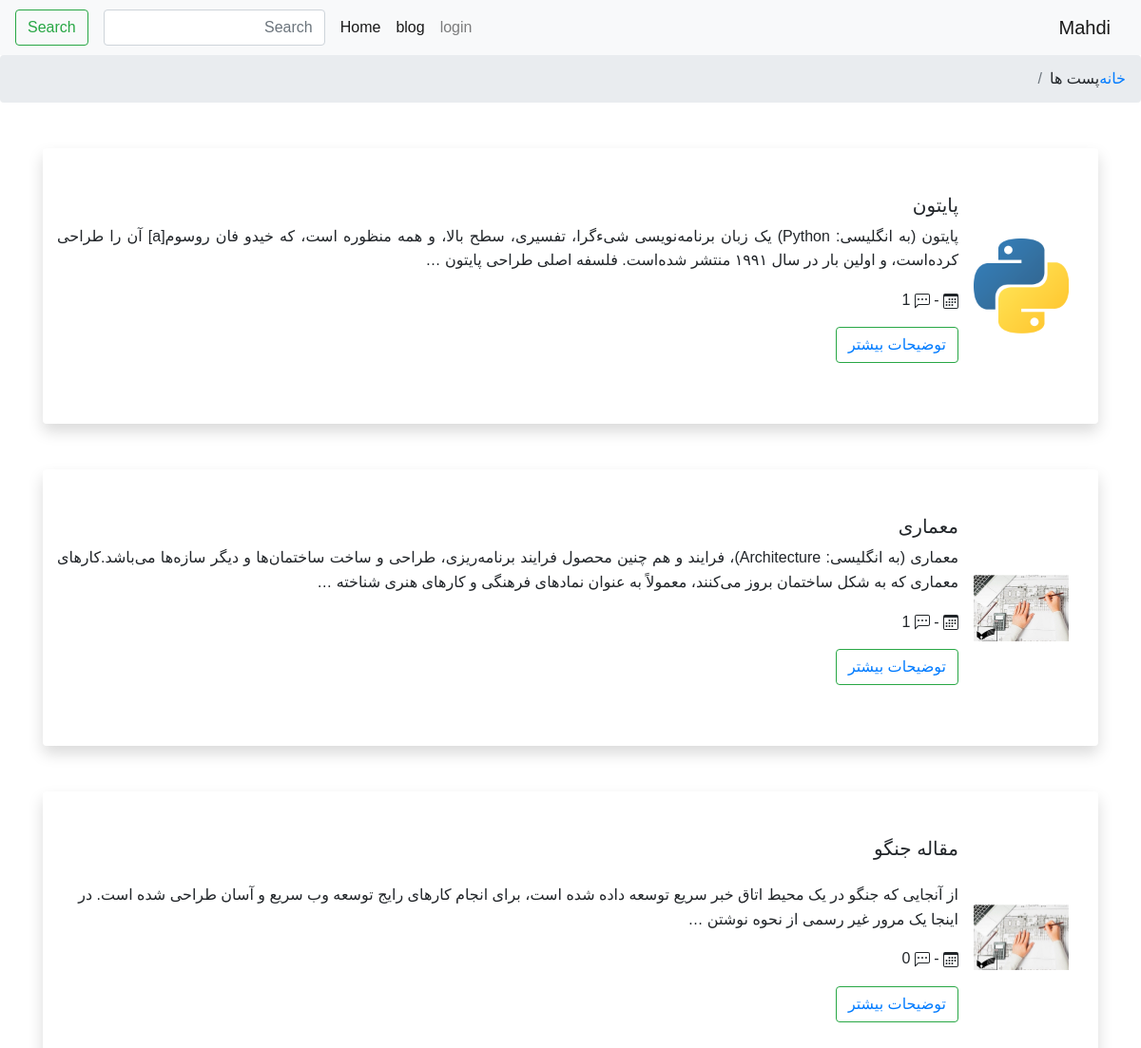
Page /all_post/ on the committed database.
### blog/models.py (models this page shows, shortened)
class Post(models.Model):
    slug = models.SlugField(verbose_name="پیوند یکتا", allow_unicode=True, null=True, blank=True)
    title = models.CharField(verbose_name="موضوع", max_length=25, unique=True)
    body = RichTextUploadingField(verbose_name="متن اصلی", null=True, blank=True)
    created = jmodels.jDateTimeField(verbose_name="تاریخ ثبت", auto_now_add=True)
    updated = jmodels.jDateTimeField(verbose_name="تاریخ بروزرسانی", auto_now=True)
    author = models.ForeignKey(Profile, verbose_name="نویسنده", on_delete=models.SET_NULL, null=True, blank=True, related_name='posts')
    image = models.ImageField(verbose_name="تصویر",null=True, blank=True, upload_to=get_image_path, validators=[image_size])
    status = models.BooleanField(verbose_name="منتشر شده", default=True)
    category = models.ForeignKey('Category', verbose_name="دسته بندی", on_delete=models.CASCADE, related_name='posts')
    tag = models.ManyToManyField('Tag', verbose_name="تگ", blank=True, related_name='posts')
    class Meta:
        verbose_name = ' پست'
        verbose_name_plural = ' پست ها'
    def get_image(self):
        if self.image:
            return mark_safe('<img src="{}" alt="{}" width="100" height="100">'.format(self.image.url, self.title))
        else:
            return mark_safe('<img src="https://upload.wikimedia.org/wikipedia/commons/thumb/6/65/No-Image-Placeholder.svg/1665px-No-Image-Placeholder.svg.png" width="100" height="100">')
    get_image.short_description = "عکس مربوط به پست"
    def get_date(self):
        return self.created.strftime('در ساعت %H:%m و درتاریخ %Y/%m/%d')
    get_date.short_description = 'ثبت شده در'
    def get_accept_comments_count(self):
        return self.comments.filter(status=0).count()

### blog/views.py (the view)
# urls.py: path("all_post/", views.all_post, name="all_post"),
def all_post(request):
    posts = Post.objects.all()
    context ={
        "posts":posts
    }
    return render(request, 'blog/all_posts.html', context)

### blog/templates/blog/all_posts.html (shortened to what this page needs)
{% extends 'base.html' %}
{% load static %}
{% load jformat %}
{% block css %}
<link rel="stylesheet" href="{% static 'css/base.css' %}">
{% endblock css %}
{% block breabcrumb %}
<li class="breadcrumb-item"><a href="/">خانه</a></li>
<li class="breadcrumb-item">پست ها</li>
{% endblock breabcrumb %}
{% block content %}
{% for post in posts %}
<div class="container shadow rounded mt-5">
<div class="media">
  <img src="{{post.image.url}}" class="mr-3 ml-3 my-auto" width="100" heigh="100" alt="...">
  <div class="media-body ml-0 my-5">
    <h5 class="mt-0 d-flex mr-0">{{post.title}}</h5>
    <p class="d-flex text-justify">{{post.body|truncatewords_html:35|safe}}</p>
    <p>
 {{post.created|jformat:"%Y/%m/%d"}} -
 {{post.get_accept_comments_count}}</p>
<p>
<button type="button" class="btn btn-outline-success"><a href="{% url 'blog:details' post.slug %}">توضیحات بیشتر</a></button>
</p>
  </div>
</div>
</div>
{% endfor %}
{% endblock content %}

### templates/base.html (shortened to what this page needs)
<!DOCTYPE html>
{% load static %}
<html lang="fa" dir="rtl">
<head>
    <link href="https://cdn.jsdelivr.net/gh/rastikerdar/vazir-font@v30.1.0/dist/font-face.css" rel="stylesheet" type="text/css" />
    <link rel="stylesheet" href="{% static 'css/base.css' %}">
    <link rel="stylesheet" href="https://cdn.jsdelivr.net/npm/bootstrap@4.6.1/dist/css/bootstrap.min.css">
    {% block css %}{% endblock css %}
</head>
<body>
    {% include 'navbar.html' %}
<nav aria-label="breadcrumb">
  <ol class="breadcrumb">
    {% block breabcrumb %}
    {% endblock breabcrumb %}
  </ol>
</nav>
    <div class="container mx-auto my-sm-5">
        {% block content %}{% endblock content%}
    </div>
</body>
</html>

### templates/navbar.html (shortened to what this page needs)
<nav class="navbar navbar-expand-lg navbar-light bg-light">
  <a class="navbar-brand" href="/">Mahdi</a>
  <div class="collapse navbar-collapse" id="navbarSupportedContent">
    <ul class="navbar-nav mr-auto">
    {% if request.user.is_authenticated %}
      {% if request.user.is_superuser %}
        <li class="nav-item">
          <a class="nav-link" target="_blank" href="{% url 'admin:index'%}">Admin</a>
        </li>
      {% endif %}
      <li class="nav-item">
        <a class="nav-link" href="{% url 'accounts:logout'%}">logout</a>
      </li>
      <li class="nav-item {% if request.path == '/accounts/profile/' %}active{% endif %}">
        <a class="nav-link" href="{% url 'accounts:profile'%}">Profile</a>
      </li>
      <li class="nav-item {% if request.path == '/all_post/' %}active{% endif %}">
        <a class="nav-link" href="{% url 'blog:all_post'%}">blog</a>
      </li>
      <li class="nav-item">
        <a class="nav-link" href="/">Home <span class="sr-only">(current)</span></a>
      </li>
    {% else %}
          <li class="nav-item">
        <a class="nav-link" href="{% url 'accounts:login'%}">login</a>
      </li>
      <li class="nav-item {% if request.path == '/all_post/' %}active{% endif %}">
        <a class="nav-link" href="{% url 'blog:all_post'%}">blog</a>
      </li>
      <li class="nav-item active {% if request.path == '/' %}active{% endif %}">
        <a class="nav-link" href="/">Home <span class="sr-only">(current)</span></a>
      </li>
    {% endif %}
    </ul>
    <form class="form-inline my-2 my-lg-0">
      <input class="form-control mr-sm-2" type="search" placeholder="Search" aria-label="Search">
      <button class="btn btn-outline-success mr-3 my-2 my-sm-0" type="submit">Search</button>
    </form>
  </div>
</nav>

### static/css/base.css (style rules this page uses)
body { direction: rtl; text-align: right !important; font-family: "Vazir"; line-height: 1.6; background: #fff; }
* { font-family: 'Vazir', sans-serif; }

### rows in the picture
Post: image (picture), title "پایتون", body "پایتون (به انگلیسی: Python) یک زبان برنامه‌نویسی شیءگرا، تفسیری، سطح بالا، و همه منظوره است، که خیدو فان روسوم[a] آن را طراحی کرده‌است، و اولین بار در سال ۱۹۹۱ منتشر شده‌است. فلسفه اصلی طراحی پایتون …", get_accept_comments_count "1"
Post: image (picture), title "معماری", body "معماری (به انگلیسی: Architecture)، فرایند و هم چنین محصول فرایند برنامه‌ریزی، طراحی و ساخت ساختمان‌ها و دیگر سازه‌ها می‌باشد.کارهای معماری که به شکل ساختمان بروز می‌کنند، معمولاً به عنوان نمادهای فرهنگی و کارهای هنری شناخته …", get_accept_comments_count "1"
Post: image (picture), title "مقاله جنگو", body "از آنجایی که جنگو در یک محیط اتاق خبر سریع توسعه داده شده است، برای انجام کارهای رایج توسعه وب سریع و آسان طراحی شده است. در اینجا یک مرور غیر رسمی از نحوه نوشتن …", get_accept_comments_count "0"
